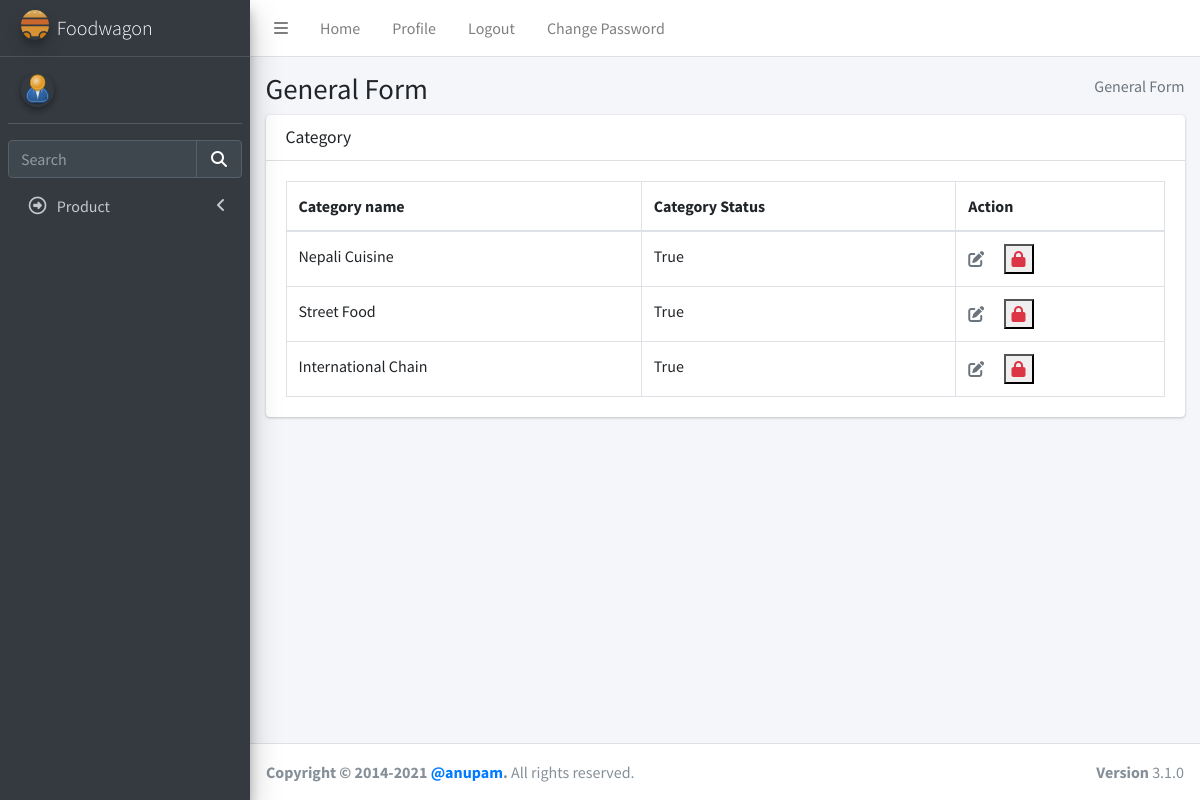
/product/viewcategory/, run on the app's committed database.
### product/models.py (models this page shows, shortened)
class Categories(models.Model):
    name = models.CharField(max_length=100, default="street food", unique=True)
    status = models.BooleanField(default=True)

### product/views.py (the view)
# urls.py: path("viewcategory/", views.category_view.as_view(), name="viewcategory"),
class category_view(TemplateView):
    template_name = "admin/viewcategory.html"
    def get(self, request):
        category = Categories.objects.all()
        return render(request, self.template_name, {"category": category})

### templates/admin/viewcategory.html (shortened to what this page needs)
{%extends "admin/base.html" %} {% load static %}
{% block csspart %}
<link rel="stylesheet" href="{% static 'plugins/fontawesome-free/css/all.min.css' %}">
<link rel="stylesheet" href="{% static 'plugins/datatables-bs4/css/dataTables.bootstrap4.min.css' %}">
<link rel="stylesheet" href="{% static 'plugins/datatables-responsive/css/responsive.bootstrap4.min.css' %}">
<link rel="stylesheet" href="{% static 'dist/css/adminlte.min.css' %}">
</head>
{% endblock csspart %}
{%block bodycontent%}
<body class="hold-transition sidebar-mini">
    <div class="wrapper">
        <div class="content-wrapper">
            <section class="content-header">
                <div class="container-fluid">
                    <div class="row mb-2">
                        <div class="col-sm-6">
                            <h1>General Form</h1>
                        </div>
                        <div class="col-sm-6">
                            <ol class="breadcrumb float-sm-right">
                                <li class="breadcrumb-item active">General Form</li>
                            </ol>
                        </div>
                    </div>
                </div>
                <section class="content">
                    <div class="container-fluid">
                        <div class="row">
                            <div class="col-12">
                                <div class="card">
                                    <div class="card-header">
                                        <h3 class="card-title">Category</h3>
                                    </div>
                                    <div class="card-body">
                                        <table id="example2" class="table table-bordered table-hover">
                                            <thead>
                                                <tr>
                                                    <th>Category name</th>
                                                    <th>Category Status</th>
                                                    <th>Action</th>
                                                </tr>
                                            </thead>
                                            <tbody>
                                                {% for categories in category %}
                                                <tr>
                                                    <td>{{categories.name}}</td>
                                                    <td>{{categories.status}}</td>
                                                    <td>
                                                        <a class="mr-3 text-muted"
                                                            href="{% url 'product:updatecategory' categories.id %}"
                                                            title="Edit"><i class="fas fa-edit"></i></a>
                                                        <form action="{% url 'product:deletecategory' categories.id %}"
                                                            method="POST" class=d-inline>
                                                            {%if categories.status %}
                                                            <button type="submit"><i
                                                                    class="fas fa-lock text-danger"></i></button>
                                                            {%else%}
                                                            <button type="submit"><i
                                                                    class="fas fa-lock-open text-danger"></i></button>
                                                            {%endif%}
                                                        </form>
                                                    </td>
                                                </tr>
                                                {% endfor %}
                                            </tbody>
                                        </table>
                                    </div>
                                </div>
                            </div>
                        </div>
                    </div>
                </section>
        </div>
        {%endblock bodycontent%}

### data on the page
Categories: name "Nepali Cuisine", status "True"
Categories: name "Street Food", status "True"
Categories: name "International Chain", status "True"
